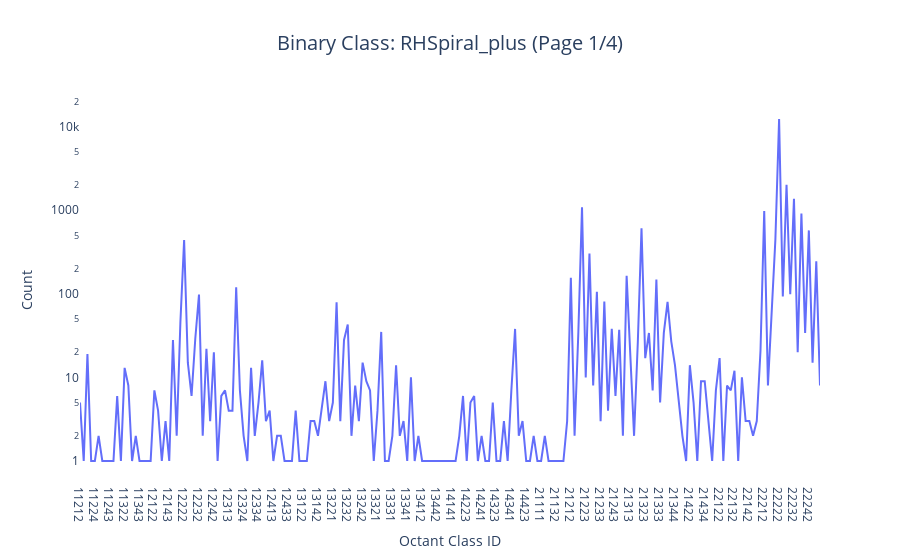
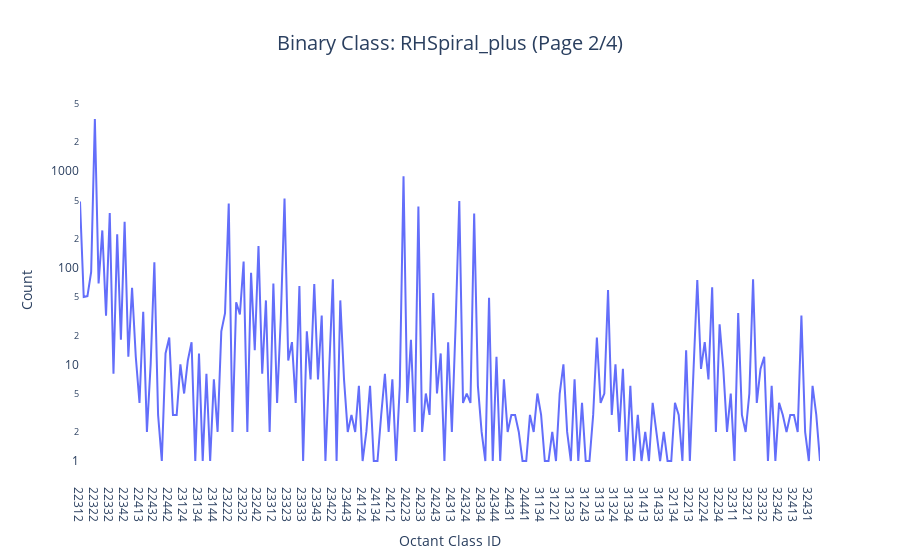
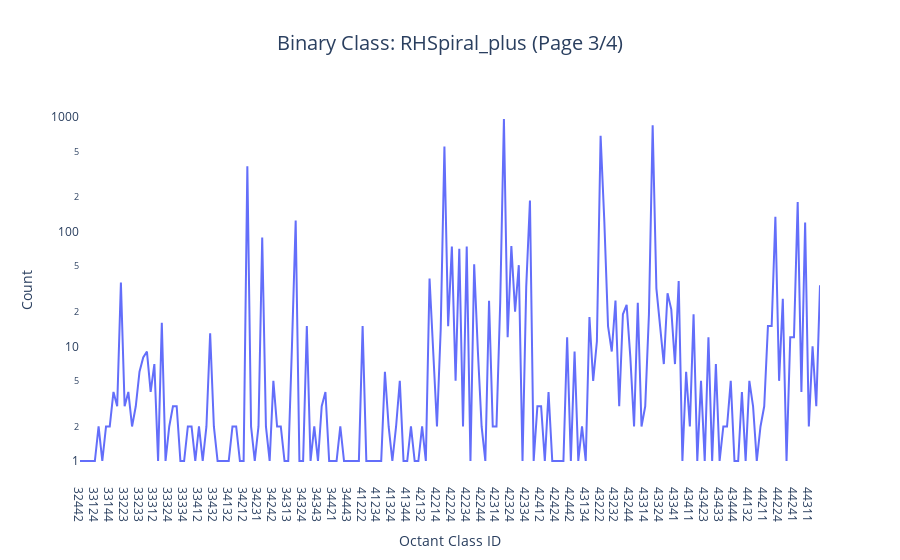
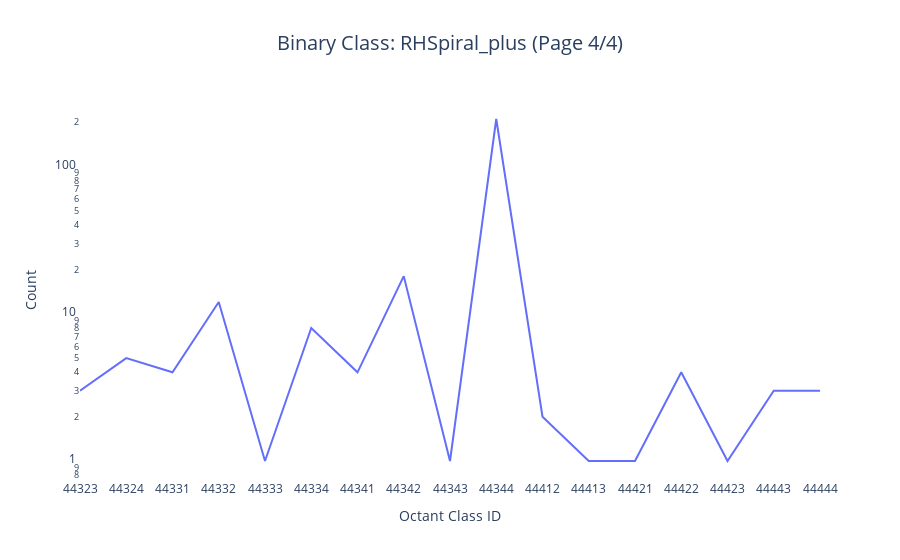

Source (notebook cell) for these figures, in order:
### Code cell
PDB_SS.plot_count_vs_class_df_paginated(
    RHSpiral_plus, title="RHSpiral_plus", theme=THEME
)

### Figure 1 — Plotly figure (JSON) as saved in the notebook; plotly's stock layout.template omitted (floating-point values rounded to 4 significant figures; data arrays with more than 128 entries replaced by an {"elided": "..."} marker saying what was removed)
{"data": [{"hovertemplate": "Octant Class ID=%{x}<br>Count=%{y}<extra></extra>", "legendgroup": "", "line": {"color": "#636efa", "dash": "solid"}, "marker": {"symbol": "circle"}, "mode": "lines", "name": "", "orientation": "v", "showlegend": false, "type": "scatter", "x": {"elided": "200 str values"}, "xaxis": "x", "y": {"elided": "200 int values"}, "yaxis": "y"}], "layout": {"autosize": true, "legend": {"tracegroupgap": 0}, "showlegend": true, "title": {"font": {"size": 20}, "text": "Binary Class: RHSpiral_plus (Page 1/4)", "x": 0.5}, "xaxis": {"anchor": "y", "domain": [0, 1], "showgrid": false, "title": {"text": "Octant Class ID"}}, "yaxis": {"anchor": "x", "domain": [0, 1], "showgrid": false, "title": {"text": "Count"}, "type": "log"}}}

### Figure 2 — Plotly figure (JSON) as saved in the notebook; plotly's stock layout.template omitted (floating-point values rounded to 4 significant figures; data arrays with more than 128 entries replaced by an {"elided": "..."} marker saying what was removed)
{"data": [{"hovertemplate": "Octant Class ID=%{x}<br>Count=%{y}<extra></extra>", "legendgroup": "", "line": {"color": "#636efa", "dash": "solid"}, "marker": {"symbol": "circle"}, "mode": "lines", "name": "", "orientation": "v", "showlegend": false, "type": "scatter", "x": {"elided": "200 str values"}, "xaxis": "x", "y": {"elided": "200 int values"}, "yaxis": "y"}], "layout": {"autosize": true, "legend": {"tracegroupgap": 0}, "showlegend": true, "title": {"font": {"size": 20}, "text": "Binary Class: RHSpiral_plus (Page 2/4)", "x": 0.5}, "xaxis": {"anchor": "y", "domain": [0, 1], "showgrid": false, "title": {"text": "Octant Class ID"}}, "yaxis": {"anchor": "x", "domain": [0, 1], "showgrid": false, "title": {"text": "Count"}, "type": "log"}}}

### Figure 3 — Plotly figure (JSON) as saved in the notebook; plotly's stock layout.template omitted (floating-point values rounded to 4 significant figures; data arrays with more than 128 entries replaced by an {"elided": "..."} marker saying what was removed)
{"data": [{"hovertemplate": "Octant Class ID=%{x}<br>Count=%{y}<extra></extra>", "legendgroup": "", "line": {"color": "#636efa", "dash": "solid"}, "marker": {"symbol": "circle"}, "mode": "lines", "name": "", "orientation": "v", "showlegend": false, "type": "scatter", "x": {"elided": "200 str values"}, "xaxis": "x", "y": {"elided": "200 int values"}, "yaxis": "y"}], "layout": {"autosize": true, "legend": {"tracegroupgap": 0}, "showlegend": true, "title": {"font": {"size": 20}, "text": "Binary Class: RHSpiral_plus (Page 3/4)", "x": 0.5}, "xaxis": {"anchor": "y", "domain": [0, 1], "showgrid": false, "title": {"text": "Octant Class ID"}}, "yaxis": {"anchor": "x", "domain": [0, 1], "showgrid": false, "title": {"text": "Count"}, "type": "log"}}}

### Figure 4 — Plotly figure (JSON) as saved in the notebook; plotly's stock layout.template omitted (floating-point values rounded to 4 significant figures)
{"data": [{"hovertemplate": "Octant Class ID=%{x}<br>Count=%{y}<extra></extra>", "legendgroup": "", "line": {"color": "#636efa", "dash": "solid"}, "marker": {"symbol": "circle"}, "mode": "lines", "name": "", "orientation": "v", "showlegend": false, "type": "scatter", "x": ["44323", "44324", "44331", "44332", "44333", "44334", "44341", "44342", "44343", "44344", "44412", "44413", "44421", "44422", "44423", "44443", "44444"], "xaxis": "x", "y": [3, 5, 4, 12, 1, 8, 4, 18, 1, 210, 2, 1, 1, 4, 1, 3, 3], "yaxis": "y"}], "layout": {"autosize": true, "legend": {"tracegroupgap": 0}, "showlegend": true, "title": {"font": {"size": 20}, "text": "Binary Class: RHSpiral_plus (Page 4/4)", "x": 0.5}, "xaxis": {"anchor": "y", "domain": [0, 1], "showgrid": false, "title": {"text": "Octant Class ID"}}, "yaxis": {"anchor": "x", "domain": [0, 1], "showgrid": false, "title": {"text": "Count"}, "type": "log"}}}
